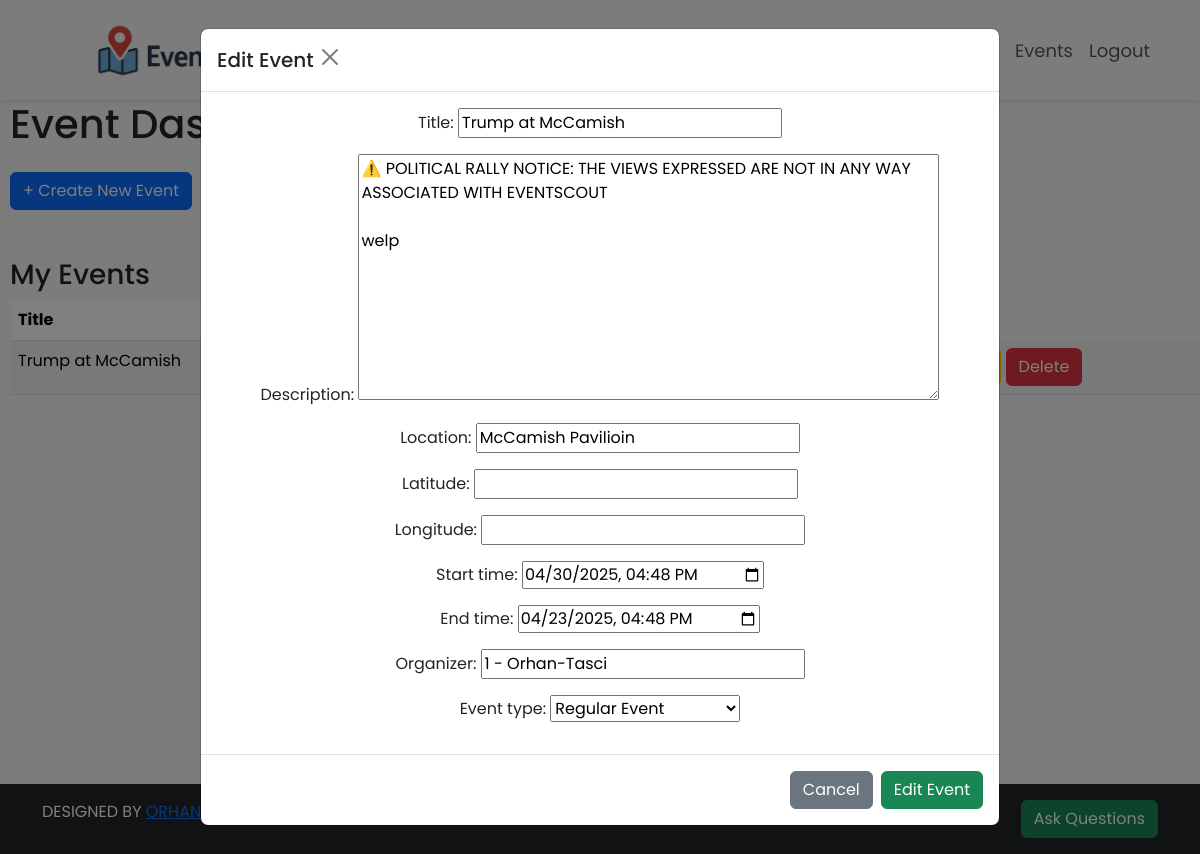
Page /events/edit/1/ (signed in) on the committed database.
### createEvents/models.py (models this page shows, shortened)
class Event(models.Model):
    title = models.CharField(max_length=200)
    description = models.TextField()
    location = models.CharField(max_length=255)
    latitude = models.DecimalField(
        max_digits=9,
        decimal_places=6,
        null=True,
        blank=True
    )
    longitude = models.DecimalField(
        max_digits=9,
        decimal_places=6,
        null=True,
        blank=True
    )
    start_time = models.DateTimeField()
    end_time = models.DateTimeField()
    organizer = models.CharField(max_length=255)
    created_at = models.DateTimeField(auto_now_add=True)

### createEvents/views.py (the view)
# urls.py: path('edit/<int:event_id>/', views.edit_event, name='edit_event'),
@login_required
def edit_event(request, event_id):
    event = get_object_or_404(Event, id=event_id, organizer=request.user)
    if request.method == 'POST':
        form = EventForm(request.POST, instance=event)
        if form.is_valid():
            form.save()
            return redirect('events.create_event')
    else:
        form = EventForm(instance=event)
    user_events = Event.objects.filter(organizer=request.user).order_by('-start_time')
    return render(request, 'createEvents/create_event.html', {
        'form': form,
        'your_events': user_events,
        'editing': True,
        'edit_event_id': event.id,
    })

### createEvents/forms.py
class EventForm(forms.ModelForm):
    typesOfEvents = [
        ('regular', 'Regular Event'),
        ('political', 'Political Rally'),
        ('age_limit', 'Age-Restricted Event'),
    ]
    event_type = forms.ChoiceField(choices=typesOfEvents, required=True)
    class Meta:
        model = Event
        fields = '__all__'
        widgets = {
            'title': forms.TextInput(attrs={
                'placeholder': 'e.g. Jazz Night at Central Park'
            }),
            'description': forms.Textarea(attrs={
                'placeholder': 'Write a detailed description of your event...'
            }),
            'location': forms.TextInput(attrs={
                'placeholder': 'e.g. 123 Main St, New York, NY'
            }),
            'start_time': forms.DateTimeInput(attrs={
                'placeholder': 'MM/DD/YYYY HH:MM',
                'type': 'datetime-local'
            }),
            'end_time': forms.DateTimeInput(attrs={
                'placeholder': 'MM/DD/YYYY HH:MM',
                'type': 'datetime-local'
            }),
        }

### home/models.py (called while the page is built)
    def __str__(self):
        return str(self.id) + ' - ' + self.first_name + '-' + self.last_name

### createEvents/templates/createEvents/create_event.html (shortened to what this page needs)
{% extends 'base.html' %}
{% load static %}
{% block head %}
    <link rel="stylesheet" href="{% static 'css/styles.css' %}">
{% endblock %}
{% block content %}
    <h1 class="mb-4" style="margin-left: 10px;">Event Dashboard</h1>
    <button type="button" class="btn btn-primary" data-bs-toggle="modal" data-bs-target="#createEventModal" style="margin-left: 10px;">
        + Create New Event
    </button>
    <div class="modal fade" id="createEventModal" tabindex="-1" aria-labelledby="createEventModalLabel" aria-hidden="true">
        <div class="modal-dialog modal-lg">
            <div class="modal-content" style="text-align: center">
                <form method="post">
                    <div class="modal-header">
                        <h5 class="modal-title" id="createEventModalLabel">{% if editing %} Edit Event {% else %} Create New Event {% endif %}</h5>
                        <a href="{% url 'events.create_event' %}"><button type="button" class="btn-close" data-bs-dismiss="modal" aria-label="Close" href="{% url 'events.create_event' %}"></button></a>
                    </div>
                    <div class="modal-body">
                        {{ form.as_p }}
                    </div>
                    <div class="modal-footer">
                        <a href="{% url 'events.create_event' %}"><button type="button" class="btn btn-secondary" data-bs-dismiss="modal">Cancel</button></a>
                        {% if editing %}
                        <button type="submit" class="btn btn-success" href="{% url 'event_list' %}">Edit Event</button>
                        {% else %}
                        <button type="submit" class="btn btn-success">Create Event</button>
                        {% endif %}
                    </div>
                </form>
            </div>
        </div>
    </div>
    <h3 class="mt-5" style="margin-left: 10px;">My Events</h3>
    <table class="table table-striped" style="margin-left: 10px;">
        <thead>
            <tr>
                <th>Title</th>
                <th>Date & Time</th>
                <th>Location</th>
            </tr>
        </thead>
        <tbody>
            {% for event in your_events %}
            <tr>
                <td>{{ event.title }}</td>
                <td>{{ event.start_time|date:"M d, Y - H:i" }}</td>
                <td>{{ event.location }}</td>
                <td>
                    <a href="{% url 'edit_event' event.id %}" class="btn btn-warning">Edit</a>
                    <a href="{% url 'events.delete_event' event.id %}" class="btn btn-danger">Delete</a>
                </td>
            </tr>
            {% empty %}
            <tr>
                <td colspan="3">You haven’t created any events yet.</td>
            </tr>
            {% endfor %}
        </tbody>
    </table>
{% endblock %}

### eventscout/static/css/styles.css (style rules this page uses)
body { margin: 0; font-family: 'Poppins', sans-serif; background-color: #f8f9fa; }

### rows in the picture
Event: title "Trump at McCamish", description "⚠️ POLITICAL RALLY NOTICE: THE VIEWS EXPRESSED ARE NOT IN ANY WAY ASSOCIATED WITH EVENTSCOUT welp", location "McCamish Pavilioin", start_time "04/30/2025 16:48", end_time "04/23/2025 16:48", organizer "1 - Orhan-Tasci"
